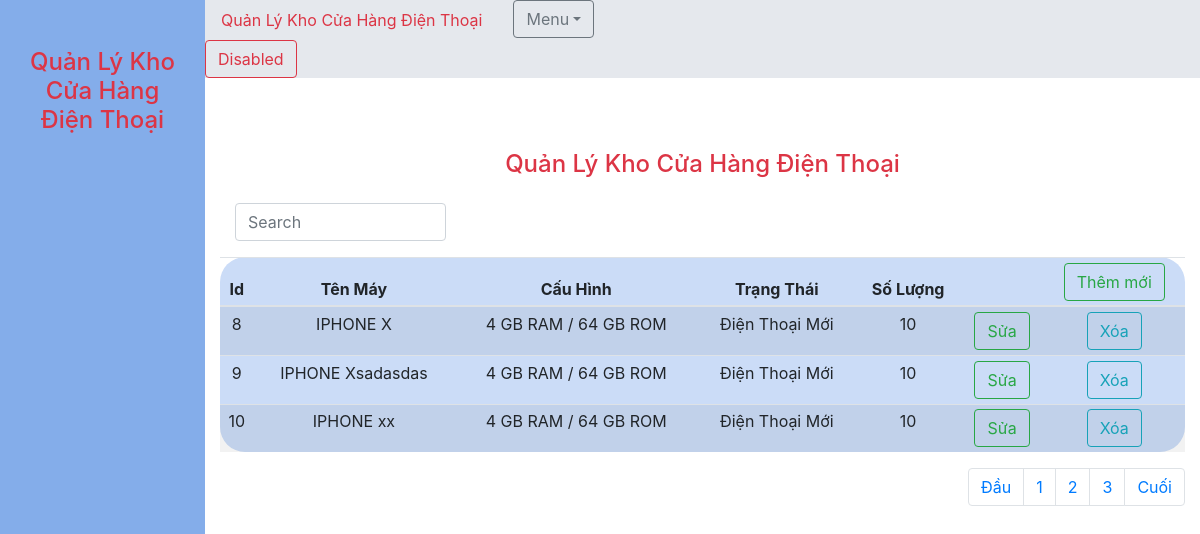
The app's page /QLkhoCHDT1/index.php?offset=6 with its own data.
### tables this page shows
CREATE TABLE `quanlykhochdt1` (
  `Id` int(11) NOT NULL,
  `TenMay` varchar(50) NOT NULL,
  `CauHinh` varchar(100) NOT NULL,
  `TrangThai` varchar(100) NOT NULL,
  `SoLuong` int(255) NOT NULL
);

### QLkhoCHDT1/ListIOS.php (called while the page is built, shortened)
<?php
$ListIos=array();
$limit=3;
$offset=isset($_GET["offset"])?(int)$_GET["offset"]:0;
$sql="Select Id,TenMay,CauHinh,TrangThai,SoLuong From quanlykhochdt1 limit $offset,$limit";
$result=$conn->query($sql);
?>

### QLkhoCHDT1/ShowIOS.php (the view, shortened to what this page needs)
<!DOCTYPE html>
<html lang="en">
<head>
    <link rel="stylesheet" href="QLkhoCHDT1.css">
    <link rel="stylesheet" href="https://cdn.jsdelivr.net/npm/bootstrap@4.6.2/dist/css/bootstrap.min.css">
</head>
<body>
    <div class="row">
        <div class="col-sm-2 text-center pt-5">
            <h4 class="col-sm text-danger">Quản Lý Kho Cửa Hàng Điện Thoại</h4>
        </div>
        <div class="col-sm-10">
            <div class="menu1">
                <ul class="nav nav-pills">
                    <li class="nav-item">
                        <a class="nav-link text-danger" href="#">Quản Lý Kho Cửa Hàng Điện Thoại</a>
                    </li>
                    <li class="nav-item dropdown col-sm-1">
                        <a class="dropdown-toggle text-secondary btn btn-outline-secondary" data-toggle="dropdown" href="">Menu</a>
                    </li>
                    <li class="col-sm-7"></li>
                    <li class="nav-item">
                        <a class="btn btn-outline-danger" onclick="return confirm('Bạn chắc chắn muốn thoát!');" href="/code/index.php">Disabled</a>
                    </li>
                </ul>
            </div>
            <div class="text-center text-danger pt-5 my-4">
                <h4>Quản Lý Kho Cửa Hàng Điện Thoại</h4>
            </div>
            <div class="container">
                <div class="input-group mb-3 col-sm-3">
                    <input type="text" class="form-control" id="myInput" placeholder="Search">
                </div>
                <table class="table table-striped table-hover table-sm text-center">
                    <thead>
                        <tr>
                            <th>Id</th>
                            <th>Tên Máy</th>
                            <th>Cấu Hình</th>
                            <th>Trạng Thái</th>
                            <th>Số Lượng</th>
                            <th></th>
                            <th><a class="btn btn-outline-success" href="/code/QLkhoCHDT1/FromAddmewIOS.php">Thêm mới</a></th>
                        </tr>
                    </thead>
                    <tbody class="myTable">
                        <?php foreach ($ListIos as $Ios) { ?>
                            <tr>
                                <td><?php echo $Ios["Id"] ?></td>
                                <td><?php echo $Ios["TenMay"] ?></td>
                                <td><?php echo $Ios["CauHinh"] ?></td>
                                <td><?php echo $Ios["TrangThai"] ?></td>
                                <td><?php echo $Ios["SoLuong"] ?></td>
                                <td><a class="btn btn-outline-success" href="/code/QLkhoCHDT1/index.php?action=update&Id=<?php echo $Ios["Id"] ?>">Sửa</a></td>
                                <td><a class="btn btn-outline-info" onclick="return confirm('Bạn có muốn xóa dữ liệu không!');" href="/code/QLkhoCHDT1/index.php?action=delete&Id=<?php echo $Ios["Id"] ?>">Xóa</a></td>
                            </tr>
                        <?php } ?>
                    </tbody>
                </table>
                <?php
                include'./sotrang.php';
                ?>
            </div>
        </div>
    </div>
</body>
</html>

### QLkhoCHDT1/QLkhoCHDT1.css (style rules this page uses)
.table { border-radius: 25px; background-color: rgba(203, 220, 247, 1); }
.col-sm-2 { height: 730px; background-color: rgba(132, 173, 234, 1); left: 15px; }
.menu1 { background-color: rgb(229, 232, 237); }

### records on screen
quanlykhochdt1: Id "8", TenMay "IPHONE X", CauHinh "4 GB RAM / 64 GB ROM", TrangThai "Điện Thoại Mới", SoLuong "10"
quanlykhochdt1: Id "9", TenMay "IPHONE Xsadasdas", CauHinh "4 GB RAM / 64 GB ROM", TrangThai "Điện Thoại Mới", SoLuong "10"
quanlykhochdt1: Id "10", TenMay "IPHONE xx", CauHinh "4 GB RAM / 64 GB ROM", TrangThai "Điện Thoại Mới", SoLuong "10"
